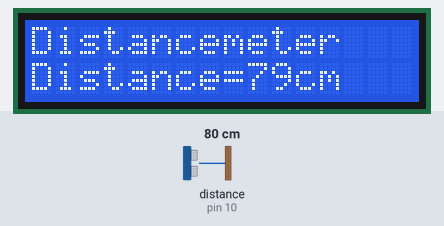
Bench run of a sketch on a simulated Arduino Uno, built with avr-gcc and run on an emulated ATmega328P. Shown: 16×2 character LCD. Wiring (inferred from the names in the program): ultrasonic range finder: trigger pin 11; echo pin 10. The inputs (shaded band) are chosen by the test bench; at power-on: distance to the obstacle (sensor on pin 10) 80 cm. The echo pulse lasts 58.3 µs per cm.

Above: at 1.38 s.
1.4 s: distance to the obstacle (sensor on pin 10) set to 2 cm
At 1.48 s:
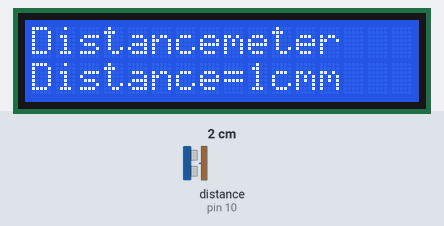
3.0 s: distance to the obstacle (sensor on pin 10) set to 4 cm
At 4.2 s:
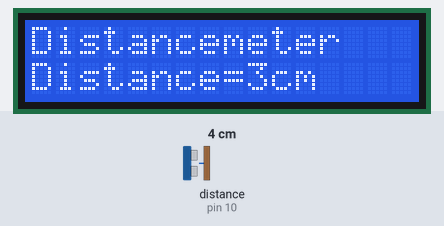
4.5 s: distance to the obstacle (sensor on pin 10) set to 9 cm
At 5.0 s:
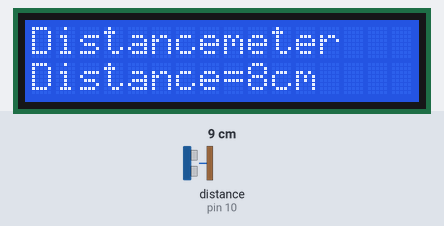
Timing chart, 0 to 7.5 s (numbered marks = the images above; inputs shaded):
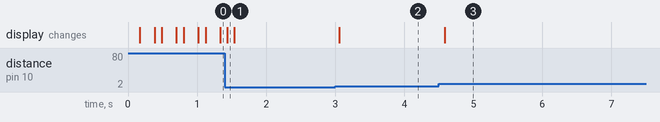

Measured:
- after the input at 1.4 s, the display: changes at once (image 1)
- after the input at 3.0 s, the display: changes after 0.06 s (image 2)
- after the input at 4.5 s, the display: changes after 0.08 s (image 3)

The sketch:

distance_meter.ino
```cpp
/* http://www.instructables.com/id/ARDUINO-DISTANCE-METER-WITH-ULTRASONIC-HC-SR-04/
 *
 *
  */
#include <LiquidCrystal.h>
#define ECHOPIN 10
#define TRIGPIN 11
LiquidCrystal lcd(8,9,4,5,6,7);// original 2,3,4,5,6,7
int H2,HT,H1;
void setup() {
lcd.begin(16,2);
lcd.print("Distancemeter");
lcd.setCursor(0,1);
lcd.print("Distance= ");
pinMode(ECHOPIN, INPUT);
pinMode(TRIGPIN, OUTPUT);
delay(100);
HT=200;
}

void loop() {
digitalWrite(TRIGPIN,LOW);
delayMicroseconds(2);
digitalWrite(TRIGPIN,HIGH);
delayMicroseconds(10);
digitalWrite(TRIGPIN,LOW);

int distance = pulseIn(ECHOPIN,HIGH);
distance = distance/29.41/2;
H2=HT-distance;
lcd.setCursor(9,1);
lcd.print(200-H2);
lcd.print("cm");
delay(100);
lcd.print(" "); // to refresh values
}
```
